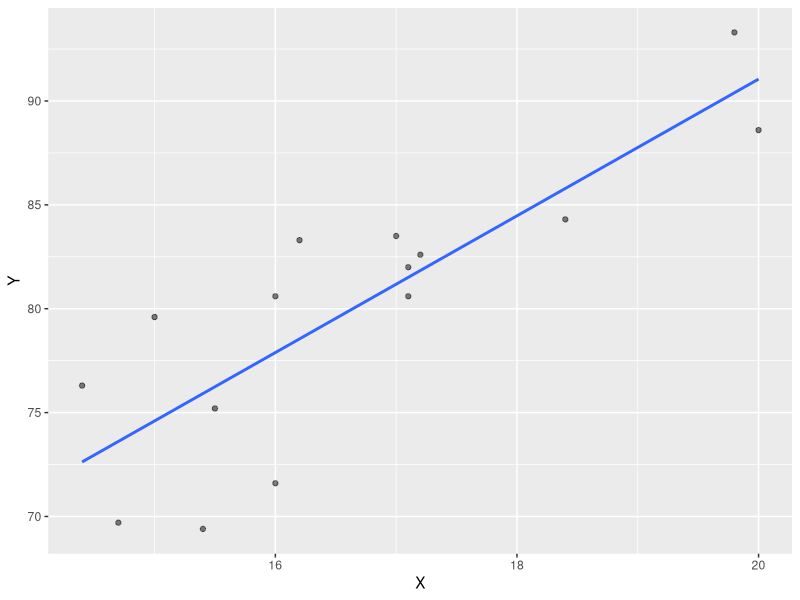
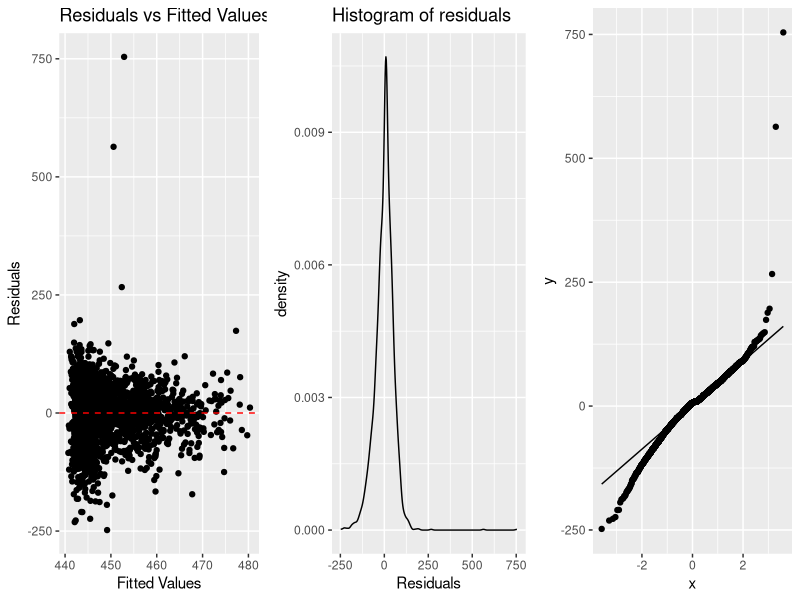

Source code (R) for these figures, in order:
## ---- chunk 1
# Packages
library(tidyverse)
library(readxl)
library(broom)

library(gridExtra)
## ---- chunk 2
# Data Import
corr_1 <- read_excel("data/corr_1.xlsx")
cancer_test <- read_excel("data/cancer_test.xlsx")
## ---- chunk 3
cor <- corr_1 %>% 
  summarise(r=cor(X, Y)) %>% 
  pull(r)
cor
## ---- chunk 4
ggplot(corr_1, aes(x=X, y=Y))+
  geom_point(alpha=0.5)+
  geom_smooth(method = "lm", se=F)
## ---- chunk 5
remove(cor)
## ---- chunk 6
lm.model <- lm(Cancer_Diagnosis~Median_Income+Median_Age+Percent_Black, data=cancer_test)
lm.res <- augment(lm.model) # visualize all residuals in table form
## ---- chunk 7
lm.ls <- lm.res %>% 
  summarize(x.sd=sd(Median_Age), y.sd=sd(Cancer_Diagnosis),
            cor=cor(Cancer_Diagnosis, Median_Age)) %>%
  mutate(slope=(x.sd/y.sd)*cor) # Slope = 0.015
## ---- chunk 8
a <- ggplot(lm.res, aes(x=.fitted, y=.resid))+
  geom_point()+
  geom_hline(yintercept = 0, linetype="dashed", color="red")+
  labs(title="Residuals vs Fitted Values", x="Fitted Values", y="Residuals")
b <- ggplot(lm.res, aes(x=.resid))+
  geom_density()+
  labs(title="Histogram of residuals", x="Residuals") #geom_density can also be added
c <- ggplot(lm.res, aes(sample=.resid))+
  stat_qq()+
  stat_qq_line()
## ---- chunk 9
grid.arrange(a, b, c, ncol=3)
remove(a,b,c)
